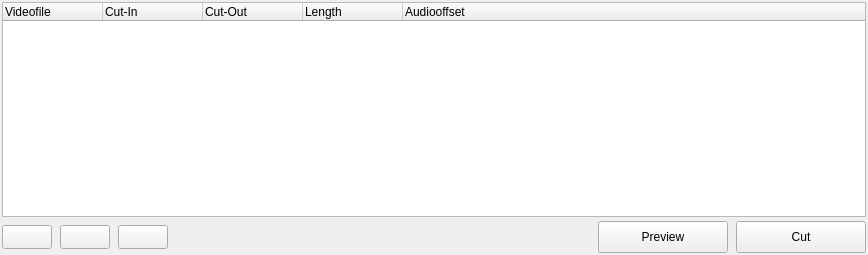
<ui version="4.0" >
 <class>TTCutListWidget</class>
 <widget class="QWidget" name="TTCutListWidget" >
  <property name="geometry" >
   <rect>
    <x>0</x>
    <y>0</y>
    <width>868</width>
    <height>255</height>
   </rect>
  </property>
  <property name="sizePolicy" >
   <sizepolicy vsizetype="Preferred" hsizetype="Preferred" >
    <horstretch>0</horstretch>
    <verstretch>1</verstretch>
   </sizepolicy>
  </property>
  <property name="minimumSize" >
   <size>
    <width>16</width>
    <height>104</height>
   </size>
  </property>
  <property name="sizeIncrement" >
   <size>
    <width>0</width>
    <height>1</height>
   </size>
  </property>
  <property name="windowTitle" >
   <string>Form</string>
  </property>
  <layout class="QGridLayout" name="gridLayout" >
   <property name="horizontalSpacing" >
    <number>8</number>
   </property>
   <property name="verticalSpacing" >
    <number>4</number>
   </property>
   <property name="margin" >
    <number>2</number>
   </property>
   <item row="0" column="0" colspan="6" >
    <widget class="QTreeWidget" name="videoCutList" >
     <property name="sizePolicy" >
      <sizepolicy vsizetype="Preferred" hsizetype="Preferred" >
       <horstretch>0</horstretch>
       <verstretch>0</verstretch>
      </sizepolicy>
     </property>
     <property name="minimumSize" >
      <size>
       <width>400</width>
       <height>120</height>
      </size>
     </property>
     <property name="mouseTracking" >
      <bool>false</bool>
     </property>
     <property name="focusPolicy" >
      <enum>Qt::ClickFocus</enum>
     </property>
     <property name="contextMenuPolicy" >
      <enum>Qt::CustomContextMenu</enum>
     </property>
     <property name="frameShape" >
      <enum>QFrame::StyledPanel</enum>
     </property>
     <property name="frameShadow" >
      <enum>QFrame::Plain</enum>
     </property>
     <property name="selectionMode" >
      <enum>QAbstractItemView::ExtendedSelection</enum>
     </property>
     <property name="rootIsDecorated" >
      <bool>false</bool>
     </property>
     <column>
      <property name="text" >
       <string>Videofile</string>
      </property>
     </column>
     <column>
      <property name="text" >
       <string>Cut-In</string>
      </property>
     </column>
     <column>
      <property name="text" >
       <string>Cut-Out</string>
      </property>
     </column>
     <column>
      <property name="text" >
       <string>Length</string>
      </property>
     </column>
     <column>
      <property name="text" >
       <string>Audiooffset</string>
      </property>
     </column>
    </widget>
   </item>
   <item row="1" column="0" >
    <widget class="QPushButton" name="pbEntryUp" >
     <property name="sizePolicy" >
      <sizepolicy vsizetype="Fixed" hsizetype="Fixed" >
       <horstretch>0</horstretch>
       <verstretch>0</verstretch>
      </sizepolicy>
     </property>
     <property name="minimumSize" >
      <size>
       <width>50</width>
       <height>24</height>
      </size>
     </property>
     <property name="maximumSize" >
      <size>
       <width>50</width>
       <height>24</height>
      </size>
     </property>
     <property name="text" >
      <string/>
     </property>
     <property name="icon" >
      <iconset resource="cutlistwidget.qrc" >
       <normaloff>:/pixmaps/pixmaps/uparrow_18.xpm</normaloff>:/pixmaps/pixmaps/uparrow_18.xpm</iconset>
     </property>
     <property name="iconSize" >
      <size>
       <width>12</width>
       <height>12</height>
      </size>
     </property>
    </widget>
   </item>
   <item row="1" column="1" >
    <widget class="QPushButton" name="pbEntryDown" >
     <property name="sizePolicy" >
      <sizepolicy vsizetype="Fixed" hsizetype="Fixed" >
       <horstretch>0</horstretch>
       <verstretch>0</verstretch>
      </sizepolicy>
     </property>
     <property name="minimumSize" >
      <size>
       <width>50</width>
       <height>24</height>
      </size>
     </property>
     <property name="maximumSize" >
      <size>
       <width>50</width>
       <height>24</height>
      </size>
     </property>
     <property name="text" >
      <string/>
     </property>
     <property name="icon" >
      <iconset resource="cutlistwidget.qrc" >
       <normaloff>:/pixmaps/pixmaps/downarrow_18.xpm</normaloff>:/pixmaps/pixmaps/downarrow_18.xpm</iconset>
     </property>
     <property name="iconSize" >
      <size>
       <width>12</width>
       <height>12</height>
      </size>
     </property>
    </widget>
   </item>
   <item row="1" column="2" >
    <widget class="QPushButton" name="pbEntryDelete" >
     <property name="sizePolicy" >
      <sizepolicy vsizetype="Fixed" hsizetype="Fixed" >
       <horstretch>0</horstretch>
       <verstretch>0</verstretch>
      </sizepolicy>
     </property>
     <property name="minimumSize" >
      <size>
       <width>50</width>
       <height>24</height>
      </size>
     </property>
     <property name="maximumSize" >
      <size>
       <width>50</width>
       <height>24</height>
      </size>
     </property>
     <property name="text" >
      <string/>
     </property>
     <property name="icon" >
      <iconset resource="cutlistwidget.qrc" >
       <normaloff>:/pixmaps/pixmaps/cancel_18.xpm</normaloff>:/pixmaps/pixmaps/cancel_18.xpm</iconset>
     </property>
     <property name="iconSize" >
      <size>
       <width>12</width>
       <height>12</height>
      </size>
     </property>
    </widget>
   </item>
   <item row="1" column="3" >
    <spacer name="horizontalSpacer" >
     <property name="orientation" >
      <enum>Qt::Horizontal</enum>
     </property>
     <property name="sizeHint" stdset="0" >
      <size>
       <width>250</width>
       <height>20</height>
      </size>
     </property>
    </spacer>
   </item>
   <item row="1" column="4" >
    <widget class="QPushButton" name="pbPreview" >
     <property name="minimumSize" >
      <size>
       <width>130</width>
       <height>32</height>
      </size>
     </property>
     <property name="maximumSize" >
      <size>
       <width>16777215</width>
       <height>32</height>
      </size>
     </property>
     <property name="text" >
      <string>Preview</string>
     </property>
     <property name="icon" >
      <iconset resource="cutlistwidget.qrc" >
       <normaloff>:/pixmaps/pixmaps/preview_18.xpm</normaloff>:/pixmaps/pixmaps/preview_18.xpm</iconset>
     </property>
     <property name="iconSize" >
      <size>
       <width>14</width>
       <height>14</height>
      </size>
     </property>
    </widget>
   </item>
   <item row="1" column="5" >
    <widget class="QPushButton" name="pbCutAudioVideo" >
     <property name="minimumSize" >
      <size>
       <width>130</width>
       <height>32</height>
      </size>
     </property>
     <property name="maximumSize" >
      <size>
       <width>16777215</width>
       <height>32</height>
      </size>
     </property>
     <property name="text" >
      <string>Cut</string>
     </property>
     <property name="icon" >
      <iconset resource="cutlistwidget.qrc" >
       <normaloff>:/pixmaps/pixmaps/cutav_18.xpm</normaloff>:/pixmaps/pixmaps/cutav_18.xpm</iconset>
     </property>
     <property name="iconSize" >
      <size>
       <width>14</width>
       <height>16</height>
      </size>
     </property>
    </widget>
   </item>
  </layout>
 </widget>
 <resources>
  <include location="cutlistwidget.qrc" />
 </resources>
 <connections/>
</ui>
